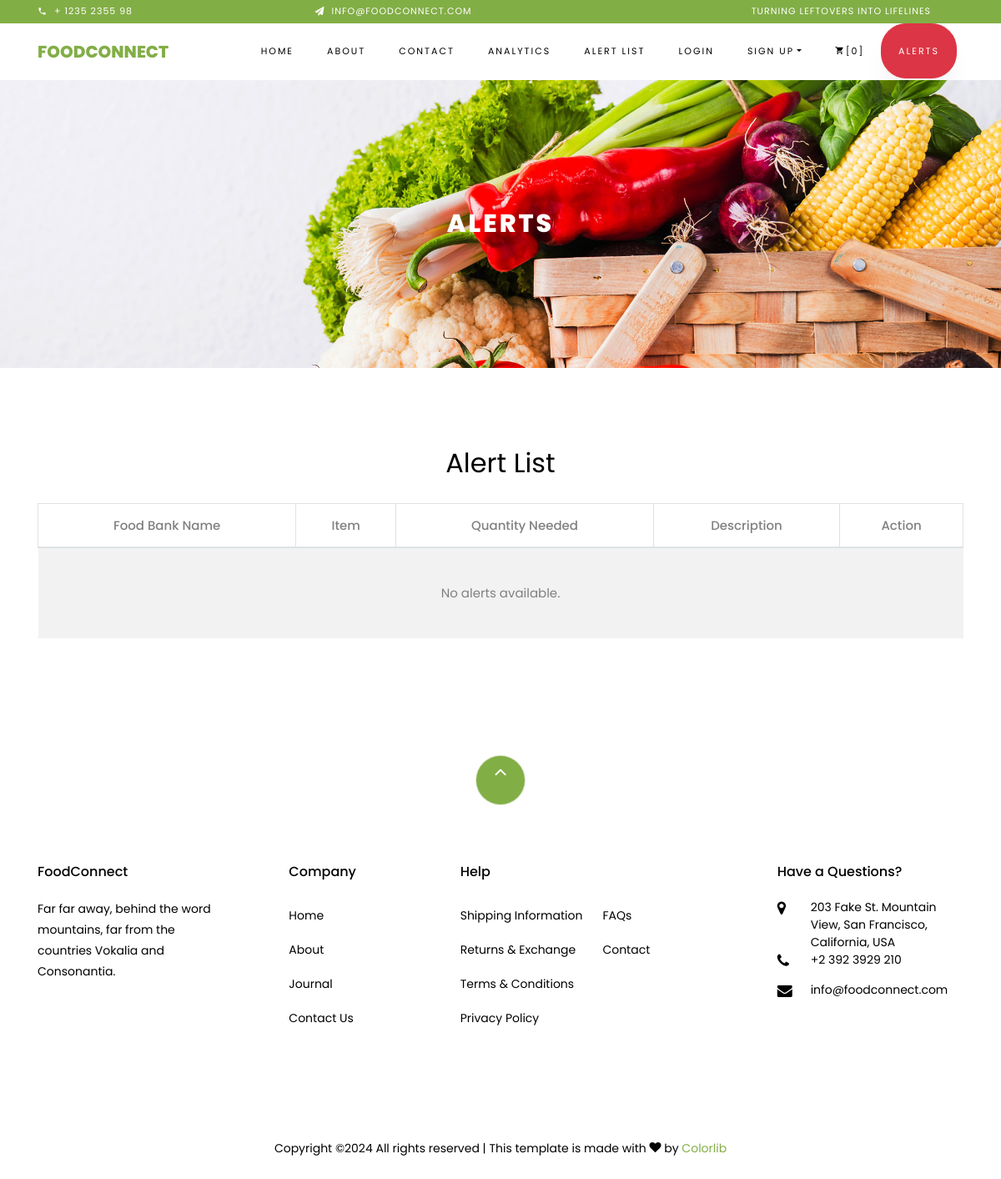
The page /alerts/alerts/ on the database as committed earlier.
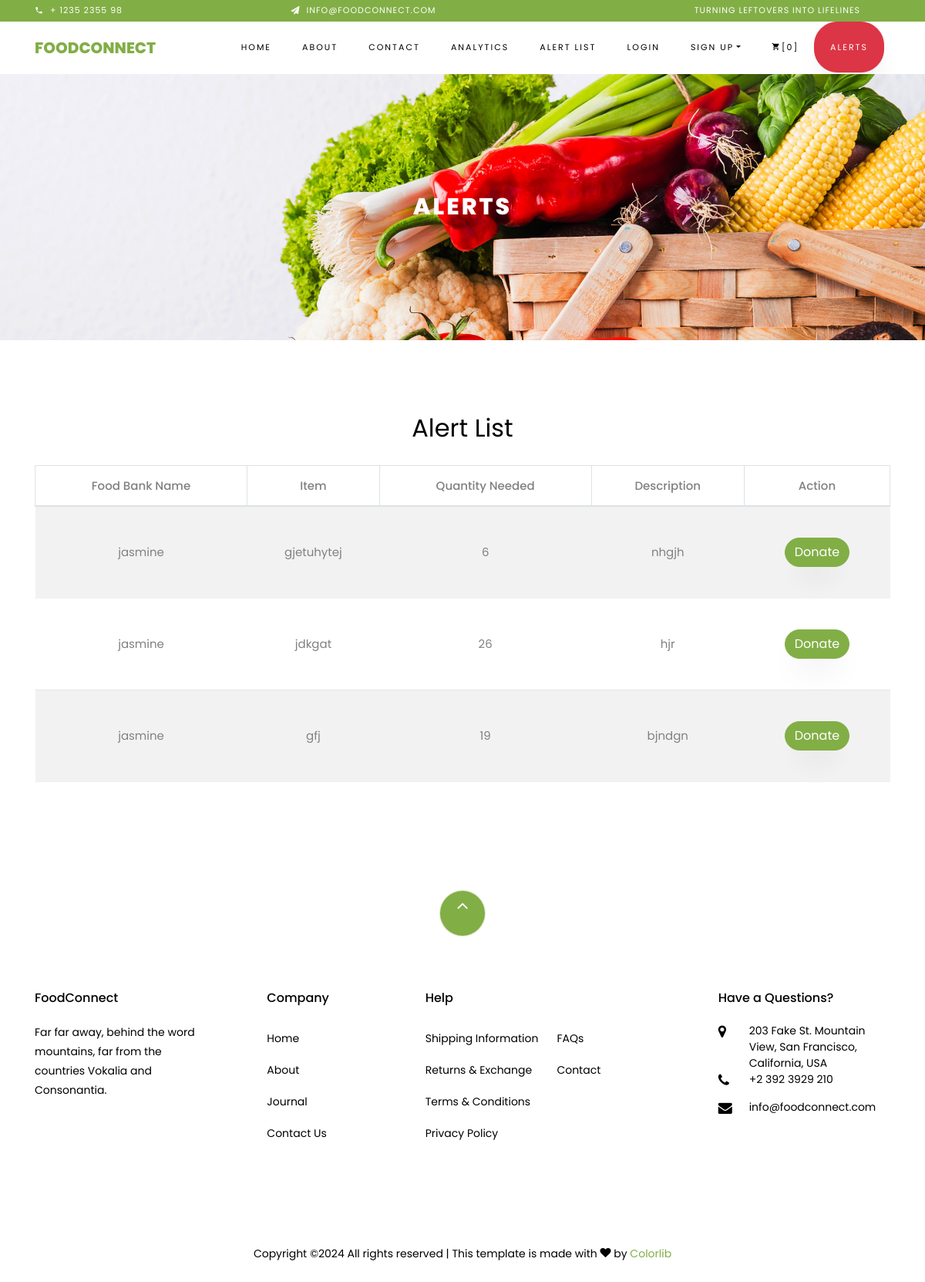
The same page on the database as committed later.
### alerts/models.py (models this page shows)
class Alert(models.Model):
    item_name = models.CharField(max_length=100)
    quantity_needed = models.PositiveIntegerField()
    urgency_level = models.CharField(
        max_length=20,
        choices=[('low', 'Low'), ('medium', 'Medium'), ('high', 'High')],
        default='medium'
    )
    created_by = models.ForeignKey(
        User,
        on_delete=models.SET_NULL,
        null=True,
        related_name="created_alerts"
    )
    date_created = models.DateTimeField(auto_now_add=True)
    description = models.TextField(blank=True, null=True)
    is_active = models.BooleanField(default=True)
    last_updated = models.DateTimeField(auto_now=True)

### alerts/views.py (the view)
# urls.py: path('alerts/', views.alert_list, name='alert_list'),
def alert_list(request):
    alerts = Alert.objects.filter(is_active=True)  # Fetch active alerts
    return render(request, 'webpages/alert_list.html', {'alerts': alerts})

### templates/webpages/alert_list.html
{% extends 'webpages/base.html' %}
{% load static %}
{% block content %}
    <div class="hero-wrap hero-bread" style="background-image: url('{% static "images/bg_1.jpg" %}');">
        <div class="container">
            <div class="row no-gutters slider-text align-items-center justify-content-center">
                <div class="col-md-9 ftco-animate text-center">
                    <h1 class="mb-0 bread">ALERTS</h1>
                </div>
            </div>
        </div>
    </div>
    <section class="ftco-section testimony-section">
        <div class="container">
            <div class="row mb-5 pb-3">
                <div class="col-md-12">
                    <h2 class="mb-4 text-center">Alert List</h2>
                    <table class="table table-bordered table-striped">
                        <thead>
                            <tr>
                                <th>Food Bank Name</th>
                                <th>Item</th>
                                <th>Quantity Needed</th>
                                <th>Description</th>
                                <th>Action</th>
                            </tr>
                        </thead>
                        <tbody>
                            {% for alert in alerts %}
                            <tr>
                                <td>{{ alert.created_by.username }}</td>
                                <td>{{ alert.item_name }}</td>
                                <td>{{ alert.quantity_needed }}</td>
                                <td>{{ alert.description }}</td>
                                <td>
                                    <a href="{% url 'donate' alert.id %}" class="btn btn-primary">Donate</a>
                                </td>
                            </tr>
                            {% empty %}
                            <tr>
                                <td colspan="5" class="text-center">No alerts available.</td>
                            </tr>
                            {% endfor %}
                        </tbody>
                    </table>
                </div>
            </div>
        </div>
    </section>
{% endblock %}

### templates/webpages/base.html (shortened to what this page needs)
{% load static %}
<!DOCTYPE html>
<html lang="en">
  <head>
    <link rel="stylesheet" href="{% static 'css/open-iconic-bootstrap.min.css' %}">
    <link rel="stylesheet" href="{% static 'css/animate.css' %}">
    <link rel="stylesheet" href="{% static 'css/owl.carousel.min.css' %}">
    <link rel="stylesheet" href="{% static 'css/owl.theme.default.min.css' %}">
    <link rel="stylesheet" href="{% static 'css/magnific-popup.css' %}">
    <link rel="stylesheet" href="{% static 'css/aos.css' %}">
    <link rel="stylesheet" href="{% static 'css/ionicons.min.css' %}">
    <link rel="stylesheet" href="{% static 'css/bootstrap-datepicker.css' %}">
    <link rel="stylesheet" href="{% static 'css/jquery.timepicker.css' %}">
    <link rel="stylesheet" href="{% static 'css/flaticon.css' %}">
    <link rel="stylesheet" href="{% static 'css/icomoon.css' %}">
    <link rel="stylesheet" href="{% static 'css/style.css' %}">
  </head>
  <body class="goto-here">
		<div class="py-1 bg-primary">
    	<div class="container">
    		<div class="row no-gutters d-flex align-items-start align-items-center px-md-0">
	    		<div class="col-lg-12 d-block">
		    		<div class="row d-flex">
		    			<div class="col-md pr-4 d-flex topper align-items-center">
					    	<div class="icon mr-2 d-flex justify-content-center align-items-center"><span class="icon-phone2"></span></div>
						    <span class="text">+ 1235 2355 98</span>
					    </div>
					    <div class="col-md pr-4 d-flex topper align-items-center">
					    	<div class="icon mr-2 d-flex justify-content-center align-items-center"><span class="icon-paper-plane"></span></div>
						    <span class="text">info@foodconnect.com</span>
					    </div>
					    <div class="col-md-5 pr-4 d-flex topper align-items-center text-lg-right">
						    <span class="text">Turning Leftovers into Lifelines</span>
					    </div>
				    </div>
			    </div>
		    </div>
		  </div>
    </div>
    {%  include 'webpages/navbar.html' %}
        {% block content %}
        {% endblock %}
    <footer class="ftco-footer ftco-section">
      <div class="container">
      	<div class="row">
      		<div class="mouse">
						<a href="#" class="mouse-icon">
							<div class="mouse-wheel"><span class="ion-ios-arrow-up"></span></div>
						</a>
					</div>
      	</div>
        <div class="row mb-5">
          <div class="col-md">
            <div class="ftco-footer-widget mb-4">
              <h2 class="ftco-heading-2">FoodConnect</h2>
              <p>Far far away, behind the word mountains, far from the countries Vokalia and Consonantia.</p>
              <ul class="ftco-footer-social list-unstyled float-md-left float-lft mt-5">
              </ul>
            </div>
          </div>
          <div class="col-md">
            <div class="ftco-footer-widget mb-4 ml-md-5">
              <h2 class="ftco-heading-2">Company</h2>
              <ul class="list-unstyled">
                <li><a href="{% url 'landing' %}" class="py-2 d-block">Home</a></li>
                <li><a href="{% url 'about' %}" class="py-2 d-block">About</a></li>
                <li><a href="#" class="py-2 d-block">Journal</a></li>
                <li><a href="#" class="py-2 d-block">Contact Us</a></li>
              </ul>
            </div>
          </div>
          <div class="col-md-4">
             <div class="ftco-footer-widget mb-4">
              <h2 class="ftco-heading-2">Help</h2>
              <div class="d-flex">
	              <ul class="list-unstyled mr-l-5 pr-l-3 mr-4">
	                <li><a href="#" class="py-2 d-block">Shipping Information</a></li>
	                <li><a href="#" class="py-2 d-block">Returns &amp; Exchange</a></li>
	                <li><a href="#" class="py-2 d-block">Terms &amp; Conditions</a></li>
	                <li><a href="#" class="py-2 d-block">Privacy Policy</a></li>
	              </ul>
	              <ul class="list-unstyled">
	                <li><a href="#" class="py-2 d-block">FAQs</a></li>
	                <li><a href="#" class="py-2 d-block">Contact</a></li>
	              </ul>
	            </div>
            </div>
          </div>
          <div class="col-md">
            <div class="ftco-footer-widget mb-4">
            	<h2 class="ftco-heading-2">Have a Questions?</h2>
            	<div class="block-23 mb-3">
	              <ul>
	                <li><span class="icon icon-map-marker"></span><span class="text">203 Fake St. Mountain View, San Francisco, California, USA</span></li>
	                <li><a href="#"><span class="icon icon-phone"></span><span class="text">+2 392 3929 210</span></a></li>
	                <li><a href="#"><span class="icon icon-envelope"></span><span class="text">info@foodconnect.com</span></a></li>
	              </ul>
	            </div>
            </div>
          </div>
        </div>
        <div class="row">
          <div class="col-md-12 text-center">
            <p>
						  Copyright &copy;<script>document.write(new Date().getFullYear());</script> All rights reserved | This template is made with <i class="icon-heart color-danger" aria-hidden="true"></i> by <a href="https://colorlib.com" target="_blank">Colorlib</a>
						</p>
          </div>
        </div>
      </div>
    </footer>
  </body>
</html>

### templates/webpages/navbar.html (shortened to what this page needs)
<nav class="navbar navbar-expand-lg navbar-dark ftco_navbar bg-dark ftco-navbar-light" id="ftco-navbar">
    <div class="container">
        <a class="navbar-brand" href="{% url 'landing' %}">FoodConnect</a>
        <div class="collapse navbar-collapse" id="ftco-nav">
            <ul class="navbar-nav ml-auto">
                <li class="nav-item active"><a href="{% url 'landing' %}" class="nav-link">Home</a></li>
                <li class="nav-item"><a class="nav-link" href="{% url 'about' %}">About</a></li>
                <li class="nav-item"><a class="nav-link">Contact</a></li>
                <li class="nav-item"><a class="nav-link" href="{% url 'analytics' %}">Analytics</a></li>
                <li class="nav-item"><a class="nav-link" href="{% url 'alert_list' %}">Alert List</a></li>
                {% if user.is_authenticated %}
                    <li class="nav-item"><a class="nav-link" href="{% url 'logout' %}">Logout</a></li>
                {% else %}
                    <li class="nav-item"><a class="nav-link" href="{% url 'login' %}">Login</a></li>
                    <li class="nav-item dropdown">
                        <a class="nav-link dropdown-toggle" href="#" id="dropdown04" data-toggle="dropdown" aria-haspopup="true" aria-expanded="false">Sign Up</a>
                    </li>
                {% endif %}
                <li class="nav-item cta cta-colored">
                    <a class="nav-link"><span class="icon-shopping_cart"></span>[0]</a>
                </li>
                <li class="nav-item">
                    <a href="{% url 'alerts' %}" class="nav-link btn btn-danger text-white mr-2">Alerts</a>
                </li>
            </ul>
        </div>
    </div>
</nav>

### static/css/icomoon.css (style rules this page uses)
[class^="icon-"], [class*=" icon-"] { font-family: 'icomoon' !important; speak: none; font-style: normal; font-weight: normal; font-variant: normal; text-transform: none; line-height: 1; -webkit-font-smoothing: antialiased; -moz-osx-font-smoothing: grayscale; }
.icon-heart:before { content: "\f004"; }
.icon-map-marker:before { content: "\f041"; }
.icon-phone:before { content: "\f095"; }
.icon-envelope:before { content: "\f0e0"; }
.icon-paper-plane:before { content: "\f1d8"; }
.icon-phone2:before { content: "\e0cd"; }
.icon-shopping_cart:before { content: "\e8cc"; }

Rows that differ between the two databases and show on the page:
added Alert: created_by.username "jasmine", item_name "gjetuhytej", quantity_needed "6", description "nhgjh"
added Alert: created_by.username "jasmine", item_name "jdkgat", quantity_needed "26", description "hjr"
added Alert: created_by.username "jasmine", item_name "gfj", quantity_needed "19", description "bjndgn"
Other text that changed with them:
text no longer shown: "No alerts available."
